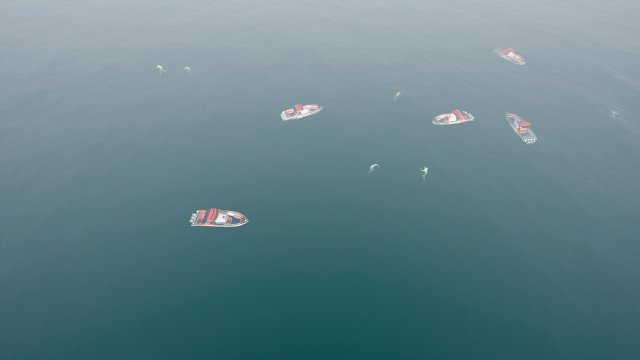
#> input picture fog_airsim_pic_1283.jpg, 640 x 360 px
$ python demo_variance_masking.py ../fog_airsim_pic_1283.jpg
#> lines starting #> are read from the running program, lines starting #| are printed output that depends on the picture
import os
import sys
import numpy as np
import matplotlib.pyplot as plt
from PIL import Image

def create_synthetic_sea_image(img_size=640, patch_size=32):
    """Generates a synthetic maritime image: blue background (sea)
    with a small gray rectangle (20x20 boat) at a random location."""
    # Sea background (blueish gray with slight noise)
    img = np.zeros((img_size, img_size, 3), dtype=np.uint8)
    img[:, :, 0] = 50 + np.random.randint(0, 15, (img_size, img_size)) # R
    img[:, :, 1] = 80 + np.random.randint(0, 15, (img_size, img_size)) # G
    img[:, :, 2] = 120 + np.random.randint(0, 20, (img_size, img_size)) # B

    # Tiny boat: 20x20 pixels (high contrast gray)
    boat_size = 20
    # Place boat at a random patch, say patch (6, 12)
    by, bx = 6 * patch_size + 6, 12 * patch_size + 6
    img[by:by+boat_size, bx:bx+boat_size, :] = 180 # Light gray hull
    img[by+4:by+16, bx+8:bx+12, :] = 50 # Dark cabin

    # Let's add a second boat at patch (14, 5)
    by2, bx2 = 14 * patch_size + 6, 5 * patch_size + 6
    img[by2:by2+boat_size, bx2:bx2+boat_size, :] = 210
    img[by2+6:by2+14, bx2+6:bx2+14, :] = 30

    return img, (by, bx), (by2, bx2)

def compute_patch_variances(img, patch_size=32):
    """Divides the image into patches and computes the variance of pixels inside each patch."""
    h, w, c = img.shape
    num_h, num_w = h // patch_size, w // patch_size
    variances = np.zeros((num_h, num_w))

    # Convert image to grayscale for variance calculation
    gray = 0.2989 * img[:,:,0] + 0.5870 * img[:,:,1] + 0.1140 * img[:,:,2]

    for i in range(num_h):
        for j in range(num_w):
            patch = gray[i*patch_size:(i+1)*patch_size, j*patch_size:(j+1)*patch_size]
            # Local variance of the patch
            variances[i, j] = np.var(patch)

    return variances

def get_random_mask(num_patches, mask_ratio=0.6):
    """Uniform random masking: every patch has the same probability of being masked."""
    num_keep = int(num_patches * (1 - mask_ratio))
    idx = np.random.permutation(num_patches)
    keep_idx = idx[:num_keep]

    mask = np.zeros(num_patches, dtype=bool)
    mask[keep_idx] = True # True = keep (visible context), False = mask (hidden target)
    return mask

def get_variance_biased_mask(variances, mask_ratio=0.6, bias_temp=1.5):
    """Variance-biased masking: patches with high local variance
    have a much higher probability of being kept in the visible context."""
    num_h, num_w = variances.shape
    num_patches = num_h * num_w
    num_keep = int(num_patches * (1 - mask_ratio))

    # Flatten variances
    flat_vars = variances.flatten()

    # Compute sampling probabilities
    # We add a small epsilon to avoid division by zero, and use a softmax-like temperature
    # to bias towards high variance
    probs = flat_vars ** bias_temp
    probs = probs + 1e-4 # Ensure background patches still have a tiny chance
    probs = probs / np.sum(probs)

    # Sample patches to keep (without replacement)
    keep_idx = np.random.choice(num_patches, size=num_keep, replace=False, p=probs)

    mask = np.zeros(num_patches, dtype=bool)
    mask[keep_idx] = True
    return mask

def apply_mask(img, mask_grid, patch_size=32):
    """Draws black squares on masked patches (where mask_grid is False)."""
    h, w, c = img.shape
    masked_img = img.copy()
    num_h, num_w = h // patch_size, w // patch_size

    for i in range(num_h):
        for j in range(num_w):
            if not mask_grid[i, j]: # If masked
                # Replace with black (or mask color)
                masked_img[i*patch_size:(i+1)*patch_size, j*patch_size:(j+1)*patch_size, :] = 0

    return masked_img

def main():
    img_size = 640
    patch_size = 32
    mask_ratio = 0.80 # 80% masked, 20% kept (very sparse!)

    # Check if a custom image was passed via command line
    custom_img_path = sys.argv[1] if len(sys.argv) > 1 else None

    is_synthetic = True
    if custom_img_path and os.path.exists(custom_img_path):
        print(f"Loading custom image from: {custom_img_path}")
        try:
            # Load and resize
            pil_img = Image.open(custom_img_path).convert("RGB").resize((img_size, img_size))
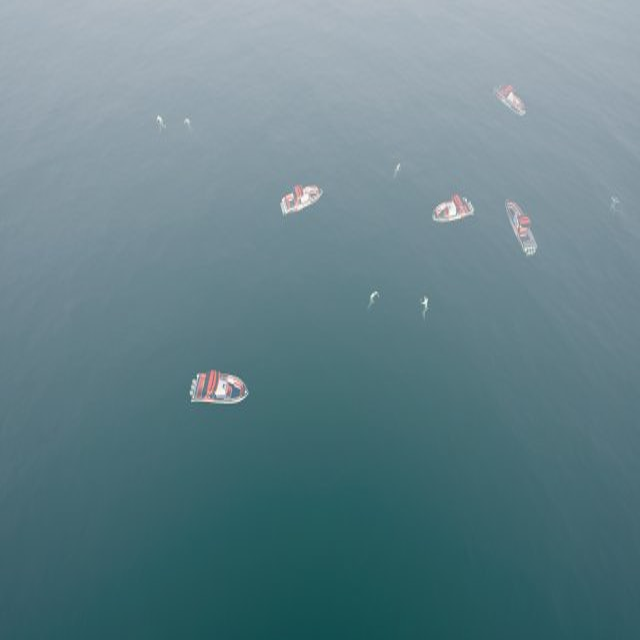
#> pil_img: PIL image 640x640 RGB; mean R, G, B 100.9, 130.4, 138
            img = np.array(pil_img)
            is_synthetic = False
        except Exception as e:
            print(f"Error loading {custom_img_path}: {e}. Falling back to synthetic image.")
            img, boat1_pos, boat2_pos = create_synthetic_sea_image(img_size, patch_size)
    else:
        if custom_img_path:
            print(f"Image {custom_img_path} not found. Falling back to synthetic image.")
        img, boat1_pos, boat2_pos = create_synthetic_sea_image(img_size, patch_size)

    num_h, num_w = img_size // patch_size, img_size // patch_size
    num_patches = num_h * num_w

    # Compute variances
    print("Computing patch variances...")
    variances = compute_patch_variances(img, patch_size)
#> in compute_patch_variances, `gray = 0.2989 * img[:,:,0] + 0.5870 * img[:,:,1] + 0.1140 * img[:,:,2]`:
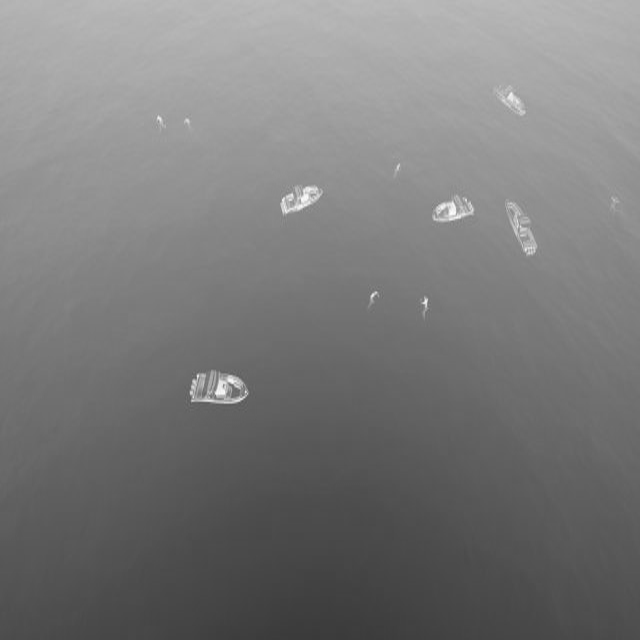
#> gray: shape (640, 640) float64; min 58.88, max 254.3, mean 122.4
#> after the loop in compute_patch_variances, `for i in range(num_h):`:
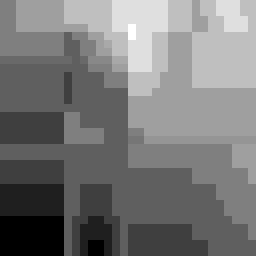
#> patch: shape (32, 32) float64 (shown 8 times larger); min 74.94, max 82.95, mean 78.7; drawn with min black and max white
#> after the loop in compute_patch_variances, `for i in range(num_h):`:
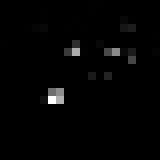
#> variances: shape (20, 20) float64 (shown 8 times larger); min 1.14, max 1817.2, mean 29.7; drawn with min black and max white

    # 1. Standard Uniform Random Masking
    print("Generating standard random mask...")
    rand_mask_flat = get_random_mask(num_patches, mask_ratio)
    rand_mask_grid = rand_mask_flat.reshape(num_h, num_w)
    rand_masked_img = apply_mask(img, rand_mask_grid, patch_size)
#> after the loop in apply_mask, `for i in range(num_h):`:
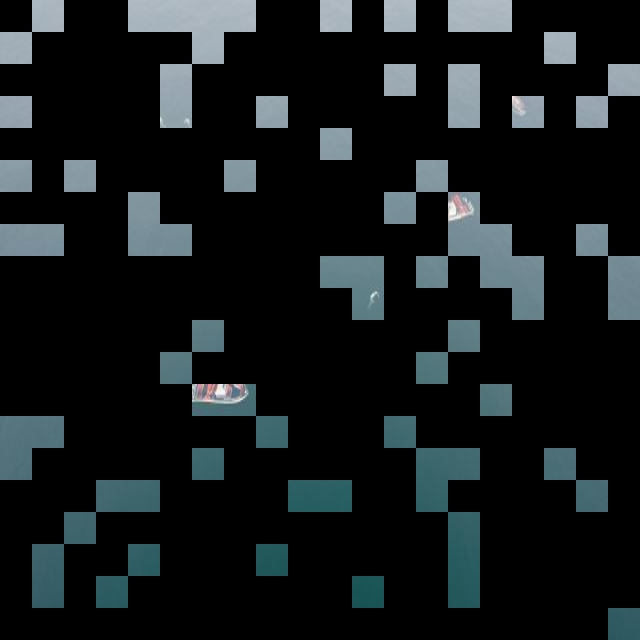
#> masked_img: shape (640, 640, 3); mean R, G, B 21.5, 26.8, 28.4

    # 2. Variance-Biased Masking
    print("Generating variance-biased mask...")
    # Using bias_temp = 2.0 to give high weight to details (boats)
    bias_mask_flat = get_variance_biased_mask(variances, mask_ratio, bias_temp=2.0)
#> in get_variance_biased_mask, `flat_vars = variances.flatten()`: flat_vars = 400 values, max 1817.2 at index 246, min 1.14 at index 340, mean 29.68
#> in get_variance_biased_mask, `probs = flat_vars ** bias_temp`: probs = 400 values, max 3302378.4 at index 246, min 1.3 at index 340, mean 25252.9
#> in get_variance_biased_mask, `probs = probs / np.sum(probs)`: probs = 400 values, max 0.327 at index 246, min 1.29e-07 at index 340, mean 0.0025
#> in get_variance_biased_mask, `keep_idx = np.random.choice(num_patches, size=num_keep, replace=False,..`: keep_idx = 79 values, max 386 at index 49, min 10 at index 69, mean 153.6
    bias_mask_grid = bias_mask_flat.reshape(num_h, num_w)
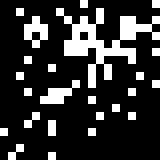
#> bias_mask_grid: shape (20, 20) bool (shown 8 times larger); 19.8% white in thin lines or dots
    bias_masked_img = apply_mask(img, bias_mask_grid, patch_size)
#> call 2 of apply_mask, with patch_size = 32
#> after the loop in apply_mask (call 2), `for i in range(num_h):`:
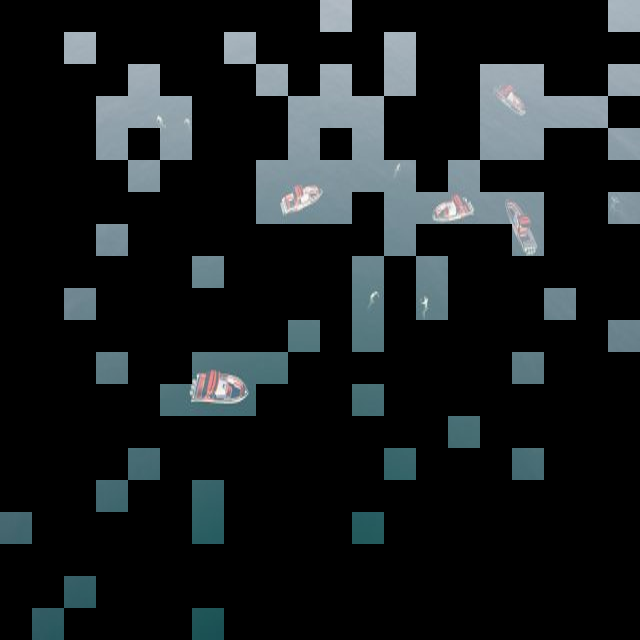
#> masked_img: shape (640, 640, 3); mean R, G, B 23.8, 28.3, 30

    # Plotting
    fig, axes = plt.subplots(1, 3, figsize=(18, 6))

    # Original Image
    axes[0].imshow(img)
    axes[0].set_title("Original Image")
    if is_synthetic:
        # Draw red circles around the tiny boats
        circle1 = plt.Circle((boat1_pos[1]+10, boat1_pos[0]+10), 20, color='red', fill=False, linewidth=2)
        circle2 = plt.Circle((boat2_pos[1]+10, boat2_pos[0]+10), 20, color='red', fill=False, linewidth=2)
        axes[0].add_patch(circle1)
        axes[0].add_patch(circle2)
    axes[0].axis("off")

    # Uniform Random Masked Image
    axes[1].imshow(rand_masked_img)
    axes[1].set_title(f"Uniform Random Masking ({int(mask_ratio*100)}% Masked)")
    axes[1].axis("off")

    # Variance-Biased Masked Image
    axes[2].imshow(bias_masked_img)
    axes[2].set_title(f"Variance-Biased Masking ({int(mask_ratio*100)}% Masked)")
    axes[2].axis("off")

    plt.tight_layout()
    out_path = "variance_masking_demo.png"
    plt.savefig(out_path, dpi=150, bbox_inches="tight")
    print(f"\nSaved comparison plot to: {out_path}")

if __name__ == "__main__":
    main()
